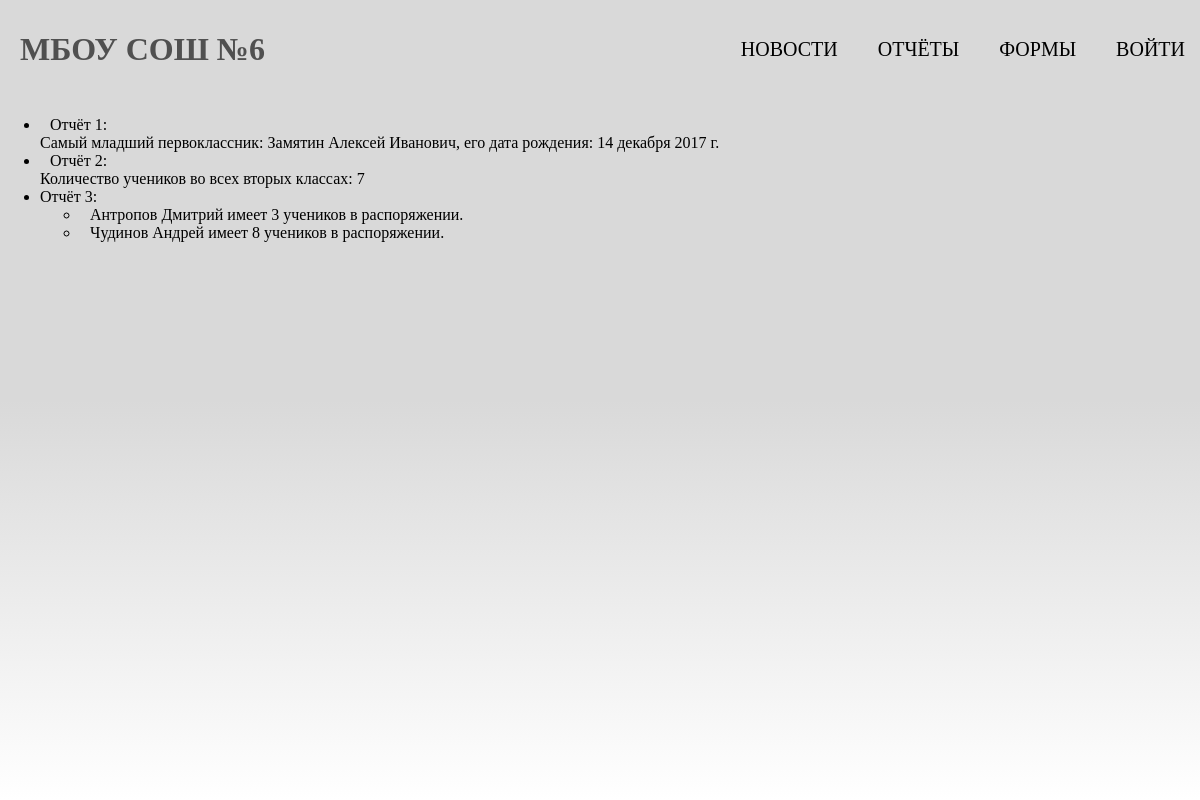
Page /reports/ on the earlier database version.
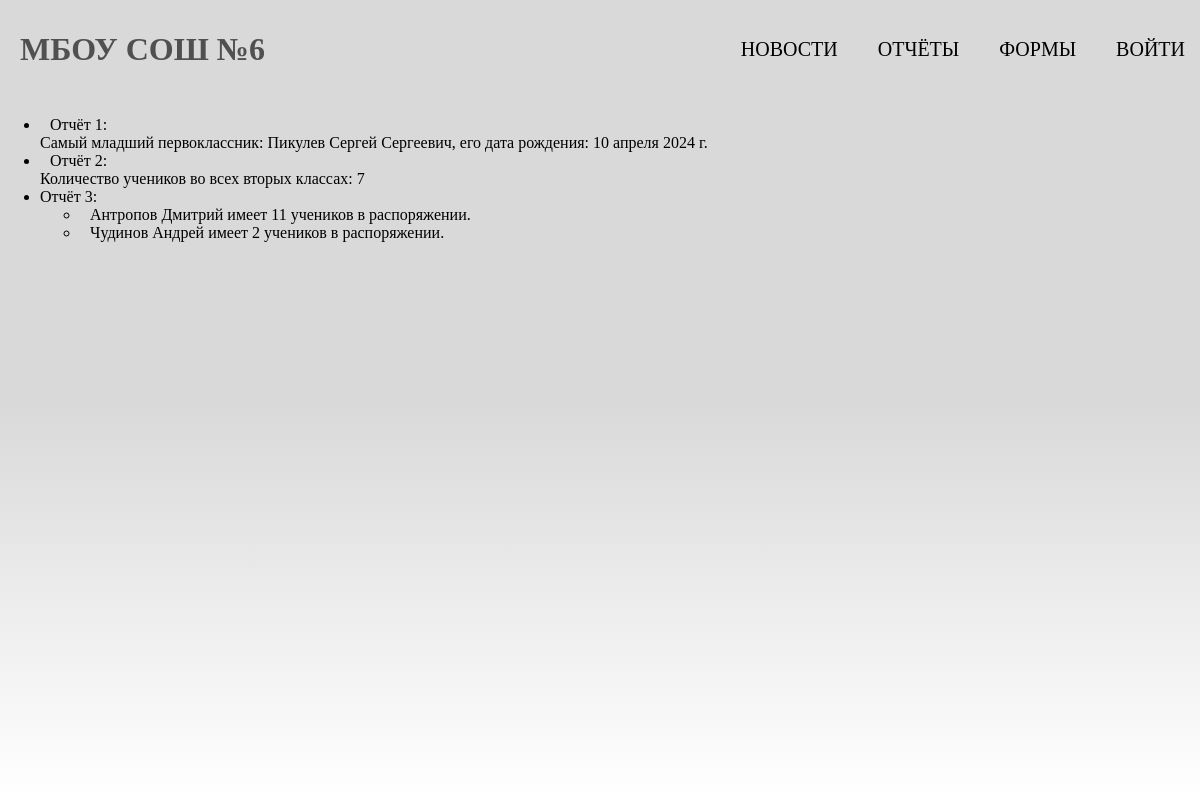
Same page on the later database version.
### mainSchool/models.py (models this page shows, shortened)
class Students(models.Model):
    auth = models.OneToOneField(User, on_delete=models.CASCADE, default=None, unique=True, related_name="student",
                                verbose_name='Логин', blank=True, null=True)
    second_name = models.CharField(max_length=50, verbose_name='Фамилия')
    name = models.CharField(max_length=50, verbose_name='Имя')
    last_name = models.CharField(max_length=50, blank=True, null=True, verbose_name='Отчество')
    birthday = models.DateField(verbose_name='Дата рождения')
    study_class = models.ForeignKey(StudyClasses, on_delete=models.SET_NULL, null=True, related_name="students",
                                    verbose_name="Класс")
    class Meta:
        verbose_name = 'Учащийся'
        verbose_name_plural = 'Учащиеся'

class Teachers(models.Model):
    auth = models.OneToOneField(User, on_delete=models.CASCADE, default=None, unique=True, verbose_name='Логин',
                                blank=True, null=True)
    second_name = models.CharField(max_length=50, verbose_name='Фамилия')
    name = models.CharField(max_length=50, verbose_name='Имя')
    last_name = models.CharField(max_length=50, blank=True, verbose_name='Отчество')
    birthday = models.DateField(verbose_name="Дата рождения")
    supervisor = models.BooleanField(default=False, verbose_name='Суперпользователь(1 / 0)')
    class Meta:
        verbose_name = 'Учитель'
        verbose_name_plural = 'Учителя'

### mainSchool/views.py (the view)
# urls.py: path('reports/', views.reports, name='reports'),
def reports(request):
    earliest_birthday = Students.objects.filter(study_class__class_name__regex=r"1\w{1}").aggregate(
        birthday=Max("birthday"))
    earliest_birthday_first_class_guy = Students.objects.get(birthday=earliest_birthday['birthday'])
    count_guys_in_second_classes = (Students.objects.filter(study_class__class_name__regex=r"2\w{1}")
                                    .aggregate(count=Count("pk")))
    teachers_students = StudyClasses.objects.values('teacher__second_name', 'teacher__name',
                                                    'teacher__last_name').annotate(total=Count('students'))
    data = {'title': 'Отчёты',
            'young': earliest_birthday_first_class_guy,
            'count_guys_in_second_classes': count_guys_in_second_classes['count'],
            'teachers_students': teachers_students,
            }
    return render(request, 'mainSchool/reports.html', context=data)

### users/context_processors.py (called while the page is built)
def get_school_context(request):
    return {'nav_menu': menu}

### mainSchool/templates/mainSchool/reports.html
{% extends 'base-nav.html' %}
{% block content %}
<ul>
<li>Отчёт 1: <br>Самый младший первоклассник: {{ young.second_name }} {{ young.name }} {{ young.last_name }}, его дата рождения: {{ young.birthday }}</li>
<li>Отчёт 2: <br>Количество учеников во всех вторых классах: {{ count_guys_in_second_classes }}</li>
<li>Отчёт 3: <br>
    <ul>
    {% for i in teachers_students %}
    <li>
        {{ i.teacher__second_name }} {{ i.teacher__name }} {{ teacher__last_name }} имеет {{ i.total }} учеников в распоряжении.
    </li>
    {% endfor %}
     </ul>
</li>
</ul>
{% endblock %}

Differences in the rows shown:
no longer on this page (row unchanged): Students: second_name "Замятин", name "Алексей", last_name "Иванович", birthday "14 декабря 2017 г."
added Students: second_name "Пикулев", name "Сергей", last_name "Сергеевич", birthday "10 апреля 2024 г."
computed for Teachers "Антропов": total "3" → "11"
computed for Teachers "Чудинов": total "8" → "2"
